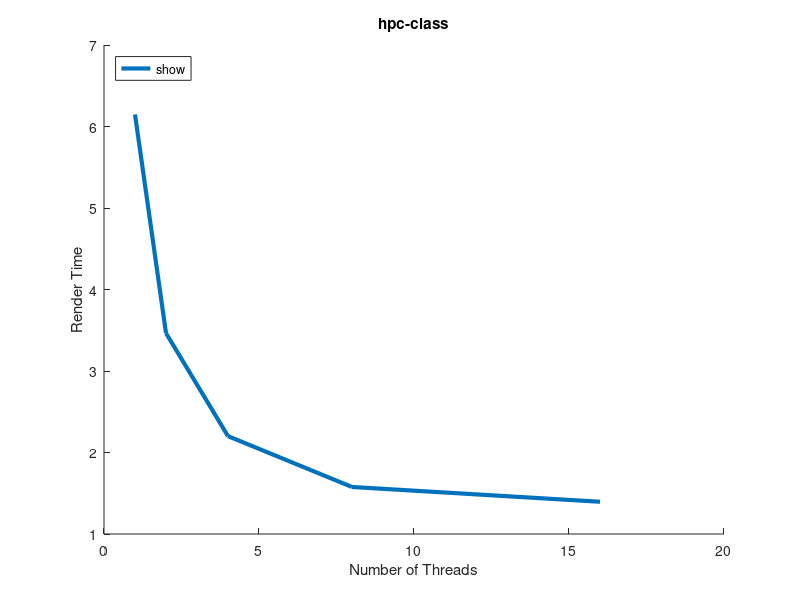

Write MATLAB code to recreate this figure.
function dynamic8
clear all;
close all;
hold on;

x = [1 2 4 8 16];

t0 = [ 6.147951 3.464589 2.200541 1.576933 1.395637 ];
plot(x, t0, 'LineWidth', 3, 'DisplayName', 'models/ironman.obj 3840x2160');

title('hpc-class');
xlabel('Number of Threads');
ylabel('Render Time');
legend('show', 'Location', 'NorthWest');

